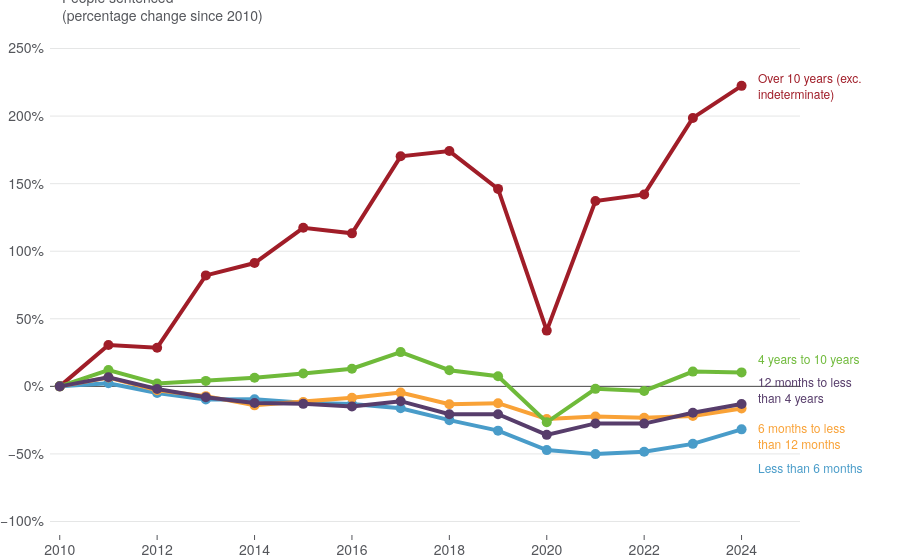

The notebook cell saved with this chart:
### Code cell
fig = plotly_sentence_growth.prepare_chart()
fig

### Figure 1 — Plotly figure (JSON) as saved in the notebook; plotly's stock layout.template omitted (floating-point values rounded to 4 significant figures)
{"data": [{"hovertemplate": "<b>%{text}</b><br>Change since 2010: %{y:,.0f}%<extra></extra>", "mode": "lines+markers", "name": "Over 10 years (exc. indeterminate)", "text": ["Over 10 years (exc. indeterminate)", "Over 10 years (exc. indeterminate)", "Over 10 years (exc. indeterminate)", "Over 10 years (exc. indeterminate)", "Over 10 years (exc. indeterminate)", "Over 10 years (exc. indeterminate)", "Over 10 years (exc. indeterminate)", "Over 10 years (exc. indeterminate)", "Over 10 years (exc. indeterminate)", "Over 10 years (exc. indeterminate)", "Over 10 years (exc. indeterminate)", "Over 10 years (exc. indeterminate)", "Over 10 years (exc. indeterminate)", "Over 10 years (exc. indeterminate)", "Over 10 years (exc. indeterminate)"], "type": "scatter", "x": [2010, 2011, 2012, 2013, 2014, 2015, 2016, 2017, 2018, 2019, 2020, 2021, 2022, 2023, 2024], "y": [0, 30.54, 28.6, 82.1, 91.25, 117.3, 113.2, 170.2, 174.1, 146.1, 41.25, 137.2, 142.0, 198.6, 222.4]}, {"hovertemplate": "<b>%{text}</b><br>Change since 2010: %{y:,.0f}%<extra></extra>", "mode": "lines+markers", "name": "Less than 6 months", "text": ["Less than 6 months", "Less than 6 months", "Less than 6 months", "Less than 6 months", "Less than 6 months", "Less than 6 months", "Less than 6 months", "Less than 6 months", "Less than 6 months", "Less than 6 months", "Less than 6 months", "Less than 6 months", "Less than 6 months", "Less than 6 months", "Less than 6 months"], "type": "scatter", "x": [2010, 2011, 2012, 2013, 2014, 2015, 2016, 2017, 2018, 2019, 2020, 2021, 2022, 2023, 2024], "y": [0, 2.32, -4.94, -9.7, -9.54, -12.06, -13.13, -16.25, -25, -32.79, -47.17, -50.15, -48.43, -42.56, -31.83]}, {"hovertemplate": "<b>%{text}</b><br>Change since 2010: %{y:,.0f}%<extra></extra>", "mode": "lines+markers", "name": "6 months to less than 12 months", "text": ["6 months to less than 12 months", "6 months to less than 12 months", "6 months to less than 12 months", "6 months to less than 12 months", "6 months to less than 12 months", "6 months to less than 12 months", "6 months to less than 12 months", "6 months to less than 12 months", "6 months to less than 12 months", "6 months to less than 12 months", "6 months to less than 12 months", "6 months to less than 12 months", "6 months to less than 12 months", "6 months to less than 12 months", "6 months to less than 12 months"], "type": "scatter", "x": [2010, 2011, 2012, 2013, 2014, 2015, 2016, 2017, 2018, 2019, 2020, 2021, 2022, 2023, 2024], "y": [0, 6.54, -2.89, -7.25, -14.05, -11.64, -8.49, -4.64, -13.27, -12.47, -24.13, -22.25, -23.29, -21.96, -16.32]}, {"hovertemplate": "<b>%{text}</b><br>Change since 2010: %{y:,.0f}%<extra></extra>", "mode": "lines+markers", "name": "4 years to 10 years", "text": ["4 years to 10 years", "4 years to 10 years", "4 years to 10 years", "4 years to 10 years", "4 years to 10 years", "4 years to 10 years", "4 years to 10 years", "4 years to 10 years", "4 years to 10 years", "4 years to 10 years", "4 years to 10 years", "4 years to 10 years", "4 years to 10 years", "4 years to 10 years", "4 years to 10 years"], "type": "scatter", "x": [2010, 2011, 2012, 2013, 2014, 2015, 2016, 2017, 2018, 2019, 2020, 2021, 2022, 2023, 2024], "y": [0, 12.03, 2.16, 4.05, 6.38, 9.45, 13.05, 25.33, 11.93, 7.52, -26.59, -1.86, -3.39, 10.91, 10.34]}, {"hovertemplate": "<b>%{text}</b><br>Change since 2010: %{y:,.0f}%<extra></extra>", "mode": "lines+markers", "name": "12 months to less than 4 years", "text": ["12 months to less than 4 years", "12 months to less than 4 years", "12 months to less than 4 years", "12 months to less than 4 years", "12 months to less than 4 years", "12 months to less than 4 years", "12 months to less than 4 years", "12 months to less than 4 years", "12 months to less than 4 years", "12 months to less than 4 years", "12 months to less than 4 years", "12 months to less than 4 years", "12 months to less than 4 years", "12 months to less than 4 years", "12 months to less than 4 years"], "type": "scatter", "x": [2010, 2011, 2012, 2013, 2014, 2015, 2016, 2017, 2018, 2019, 2020, 2021, 2022, 2023, 2024], "y": [0, 6.75, -1.95, -8.01, -12.26, -12.94, -14.96, -10.97, -20.66, -20.67, -35.9, -27.43, -27.58, -19.54, -13.07]}], "layout": {"annotations": [{"align": "left", "font": {"color": "#A01D28", "size": 12}, "showarrow": false, "text": "Over 10 years (exc.<br>indeterminate)", "x": 2024.0, "xanchor": "left", "xref": "x", "y": 222.4, "yref": "y"}, {"align": "left", "font": {"color": "#499CC9", "size": 12}, "showarrow": false, "text": "Less than 6 months", "x": 2024.0, "xanchor": "left", "xref": "x", "y": -59.83, "yref": "y"}, {"align": "left", "font": {"color": "#F9A237", "size": 12}, "showarrow": false, "text": "6 months to less<br>than 12 months", "x": 2024.0, "xanchor": "left", "xref": "x", "y": -36.32, "yref": "y"}, {"align": "left", "font": {"color": "#6FBA3A", "size": 12}, "showarrow": false, "text": "4 years to 10 years", "x": 2024.0, "xanchor": "left", "xref": "x", "y": 20.34, "yref": "y"}, {"align": "left", "font": {"color": "#573D6B", "size": 12}, "showarrow": false, "text": "12 months to less<br>than 4 years", "x": 2024.0, "xanchor": "left", "xref": "x", "y": -2.07, "yref": "y"}, {"align": "left", "font": {"size": 14}, "showarrow": false, "text": "People sentenced<br>(percentage change since 2010)", "x": 2010, "xanchor": "left", "xref": "x", "y": 1.1, "yref": "paper"}], "hoverlabel": {"bgcolor": "rgba(247, 242, 242, 0.8)"}, "hovermode": "x unified", "margin": {"l": 50, "r": 100, "t": 35}, "paper_bgcolor": "white", "xaxis": {"range": [2010.0, 2025.0]}, "yaxis": {"range": [-110, 260], "ticksuffix": "%"}}}
